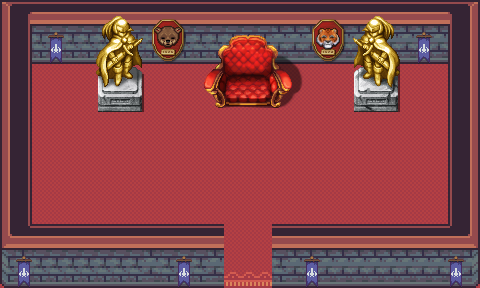

The image is a tile-based game level rendered from a .tmx file. Its description and complete source (layers, tilesets, objects, tile grids) follow:
An orthogonal 30x18 tile map with 16x16 px tiles, 3 tile layers (sol, mur, décoration), 4 tilesets and 11 objects (9x obstacle, exit_castle, enter_map).

<map version="1.5" tiledversion="1.7.2" orientation="orthogonal" renderorder="right-down" width="30" height="18" tilewidth="16" tileheight="16" infinite="0" nextlayerid="8" nextobjectid="13">
 <tileset firstgid="1" name="4" tilewidth="16" tileheight="16" tilecount="840" columns="30">
  <image source="4.png" width="480" height="448" />
 </tileset>
 <tileset firstgid="841" name="6" tilewidth="16" tileheight="16" tilecount="216" columns="18">
  <image source="6.png" width="288" height="192" />
 </tileset>
 <tileset firstgid="1057" name="Overworld" tilewidth="16" tileheight="16" tilecount="1440" columns="40">
  <image source="Overworld.png" width="640" height="576" />
 </tileset>
 <tileset firstgid="2497" name="MV_Royal" tilewidth="16" tileheight="16" tilecount="2304" columns="48">
  <image source="MV_Royal.png" width="768" height="768" />
 </tileset>
 <layer id="2" name="sol" width="30" height="18">
  <data encoding="csv">
993,994,993,994,993,994,993,994,993,994,993,994,993,994,993,994,993,994,993,994,993,994,993,994,993,994,993,994,993,994,
1011,1012,1011,1012,1011,1012,1011,1012,1011,1012,1011,1012,1011,1012,1011,1012,1011,1012,1011,1012,1011,1012,1011,1012,1011,1012,1011,1012,1011,1012,
993,994,993,994,993,994,993,994,993,994,993,994,993,994,993,994,993,994,993,994,993,994,993,994,993,994,993,994,993,994,
1011,1012,1011,1012,1011,1012,1011,1012,1011,1012,1011,1012,1011,1012,1011,1012,1011,1012,1011,1012,1011,1012,1011,1012,1011,1012,1011,1012,1011,1012,
993,975,993,994,993,994,993,994,993,994,993,994,993,994,993,994,993,994,993,994,993,994,993,994,993,994,993,994,993,994,
1011,1012,1011,1012,1011,1012,1011,1012,1011,1012,1011,1012,1011,1012,1011,1012,1011,1012,1011,1012,1011,1012,1011,1012,1011,1012,1011,1012,1011,1012,
993,994,993,994,993,994,993,994,993,994,993,994,993,994,993,994,993,994,993,994,993,994,993,994,993,994,993,994,993,994,
1011,1012,1011,1012,1011,1012,1011,1012,1011,1012,1011,1012,1011,1012,1011,1012,1011,1012,1011,1012,1011,1012,1011,1012,1011,1012,1011,1012,1011,1012,
993,994,993,994,993,994,993,994,993,994,993,994,993,994,993,994,993,994,993,994,993,994,993,994,993,994,993,994,993,994,
1011,1012,1011,1012,1011,1012,1011,1012,1011,1012,1011,1012,1011,1012,1011,1012,1011,1012,1011,1012,1011,1012,1011,1012,1011,1012,1011,1012,1011,1012,
993,994,993,994,993,994,993,994,993,994,993,994,993,994,993,994,993,994,993,994,993,994,993,994,993,994,993,994,993,994,
1011,1012,1011,1012,1011,1012,1011,1012,1011,1012,1011,1012,1011,1012,1011,1012,1011,1012,1011,1012,1011,1012,1011,1012,1011,1012,1011,1012,1011,1012,
993,994,993,994,993,994,993,994,993,994,993,994,993,994,993,994,993,994,993,994,993,994,993,994,993,994,993,994,993,994,
1011,1012,1011,1012,1011,1012,1011,1012,1011,1012,1011,1012,1011,1012,1011,1012,1011,1012,1011,1012,1011,1012,1011,1012,1011,1012,1011,1012,1011,1012,
993,994,993,994,993,994,993,994,993,994,993,994,993,994,993,994,993,994,993,994,993,994,993,994,993,994,993,994,993,994,
1011,1012,1011,1012,1011,1012,1011,1012,1011,1012,1011,1012,1011,1012,1011,1012,1011,1012,1011,1012,1011,1012,1011,1012,1011,1012,1011,1012,1011,1012,
993,994,993,994,993,994,993,994,993,994,993,994,993,994,993,994,993,994,993,994,993,994,993,994,993,994,993,994,993,994,
1011,1012,1011,1012,1011,1012,1011,1012,1011,1012,1011,1012,1011,1012,1029,1029,1029,1012,1011,1012,1011,1012,1011,1012,1011,1012,1011,1012,1011,1012
</data>
 </layer>
 <layer id="1" name="mur" width="30" height="18">
  <data encoding="csv">
431,432,433,433,433,433,433,433,433,433,433,433,433,433,433,433,433,434,434,434,434,434,434,434,434,434,434,434,435,436,
461,462,463,463,463,463,463,463,463,463,463,463,463,463,463,463,463,464,464,464,464,464,464,464,464,464,464,464,465,466,
491,492,493,493,493,493,493,493,493,493,493,493,493,493,493,493,493,494,494,494,494,494,494,494,494,494,494,494,495,496,
491,492,523,523,523,523,523,523,523,523,523,523,523,523,523,523,523,524,524,524,524,524,524,524,524,524,524,524,525,526,
491,492,0,0,0,0,0,0,0,0,0,0,0,0,0,0,0,0,0,0,0,0,0,0,0,0,0,0,555,556,
491,492,0,0,0,0,0,0,0,0,0,0,0,0,0,0,0,0,0,0,0,0,0,0,0,0,0,0,585,586,
521,522,0,0,0,0,0,0,0,0,0,0,0,0,0,0,0,0,0,0,0,0,0,0,0,0,0,0,495,496,
551,552,0,0,0,0,0,0,0,0,0,0,0,0,0,0,0,0,0,0,0,0,0,0,0,0,0,0,495,496,
581,582,0,0,0,0,0,0,0,0,0,0,0,0,0,0,0,0,0,0,0,0,0,0,0,0,0,0,495,496,
551,552,0,0,0,0,0,0,0,0,0,0,0,0,0,0,0,0,0,0,0,0,0,0,0,0,0,0,495,496,
491,492,0,0,0,0,0,0,0,0,0,0,0,0,0,0,0,0,0,0,0,0,0,0,0,0,0,0,495,496,
521,522,0,0,0,0,0,0,0,0,0,0,0,0,0,0,0,0,0,0,0,0,0,0,0,0,0,0,525,526,
551,552,0,0,0,0,0,0,0,0,0,0,0,0,0,0,0,0,0,0,0,0,0,0,0,0,0,0,555,556,
581,582,0,0,0,0,0,0,0,0,0,0,0,0,0,0,0,0,0,0,0,0,0,0,0,0,0,0,585,586,
611,612,613,613,613,613,613,613,613,614,613,613,613,614,0,0,0,613,614,614,614,614,614,614,614,614,614,614,615,616,
641,642,643,643,643,643,643,643,643,644,643,643,643,644,0,0,0,643,644,644,644,644,644,644,644,644,644,644,645,646,
671,672,673,673,673,673,673,673,673,674,673,673,673,674,0,0,0,673,674,674,674,674,674,674,674,674,674,674,675,676,
701,702,703,703,703,703,703,703,703,704,703,703,703,704,0,0,0,703,704,704,704,704,704,704,704,704,704,704,705,706
</data>
 </layer>
 <layer id="3" name="décoration" width="30" height="18">
  <data encoding="csv">
0,0,0,0,0,0,0,0,0,0,0,0,0,0,0,0,0,0,0,0,0,0,0,0,0,0,0,0,0,0,
0,0,0,0,0,0,4516,4517,4518,3694,3695,3696,0,0,0,0,0,0,0,3691,3692,3693,4519,4520,4521,0,0,0,0,0,
0,0,0,2143,0,0,4564,4565,4566,3742,3743,3744,2549,2550,2551,2552,2553,2554,2555,3739,3740,3741,4567,4568,4569,0,2143,0,0,0,
0,0,0,2183,0,0,4612,4613,4614,3790,3791,3792,2597,2598,2599,2600,2601,2602,2603,3787,3788,3789,4615,4616,4617,0,2183,0,0,0,
0,0,0,0,0,0,4660,4661,4662,0,0,0,2645,2646,2647,2648,2649,2650,2651,0,0,0,4663,4664,4665,0,0,0,0,0,
0,0,0,0,0,0,4708,4709,4710,0,0,0,2693,2694,2695,2696,2697,2698,2699,0,0,0,4711,4712,4713,0,0,0,0,0,
0,0,0,0,0,0,4756,4757,4758,0,0,0,2741,2742,2743,2744,2745,2746,2747,0,0,0,4759,4760,4761,0,0,0,0,0,
0,0,0,0,0,0,0,0,0,0,0,0,0,0,0,0,0,0,0,0,0,0,0,0,0,0,0,0,0,0,
0,0,0,0,0,0,0,0,0,0,0,0,0,0,0,0,0,0,0,0,0,0,0,0,0,0,0,0,0,0,
0,0,0,0,0,0,0,0,0,0,0,0,0,0,0,0,0,0,0,0,0,0,0,0,0,0,0,0,0,0,
0,0,0,0,0,0,0,0,0,0,0,0,0,0,0,0,0,0,0,0,0,0,0,0,0,0,0,0,0,0,
0,0,0,0,0,0,0,0,0,0,0,0,0,0,0,0,0,0,0,0,0,0,0,0,0,0,0,0,0,0,
0,0,0,0,0,0,0,0,0,0,0,0,0,0,0,0,0,0,0,0,0,0,0,0,0,0,0,0,0,0,
0,0,0,0,0,0,0,0,0,0,0,0,0,0,0,0,0,0,0,0,0,0,0,0,0,0,0,0,0,0,
0,0,0,0,0,0,0,0,0,0,0,0,0,0,0,0,0,0,0,0,0,0,0,0,0,0,0,0,0,0,
0,0,0,0,0,0,0,0,0,0,0,0,0,0,0,0,0,0,0,0,0,0,0,0,0,0,0,0,0,0,
0,2143,0,0,0,0,0,0,0,0,0,2143,0,0,0,0,0,0,0,2143,0,0,0,0,0,0,0,0,2143,0,
0,2183,0,0,0,0,0,0,0,0,0,2183,0,0,0,0,0,0,0,2183,0,0,0,0,0,0,0,0,2183,0
</data>
 </layer>
 <objectgroup id="5" name="obstacles">
  <object id="1" name="obstacle" x="0" y="0" width="32" height="288" />
  <object id="2" name="obstacle" x="448" y="0" width="32" height="288" />
  <object id="3" name="obstacle" x="32" y="0" width="416" height="64" />
  <object id="4" name="obstacle" x="32" y="224" width="192" height="64" />
  <object id="5" name="obstacle" x="272" y="224" width="176" height="64" />
  <object id="6" name="obstacle" x="352" y="64" width="48" height="48" />
  <object id="7" name="obstacle" x="96" y="64" width="48" height="48" />
  <object id="8" name="obstacle" x="204" y="64" width="20" height="44" />
  <object id="9" name="obstacle" x="272" y="64" width="20" height="44" />
 </objectgroup>
 <objectgroup id="6" name="exit_map">
  <object id="10" name="exit_castle" x="224" y="216" width="48" height="72" />
 </objectgroup>
 <objectgroup id="7" name="enter_map">
  <object id="12" name="enter_map" x="228" y="192" width="40" height="12" />
 </objectgroup>
</map>
